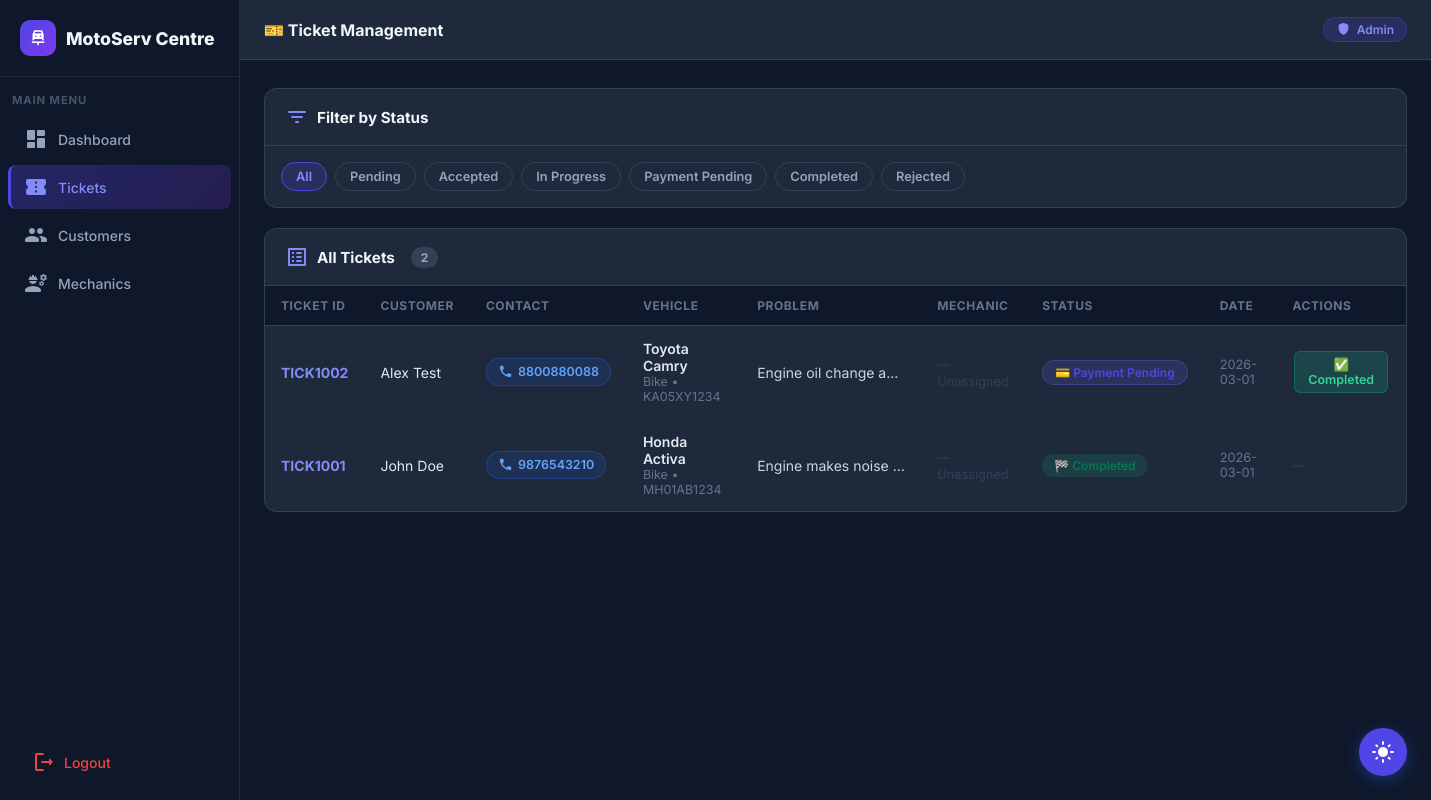
/admin/tickets (signed in), run on an earlier commit of the app's database.
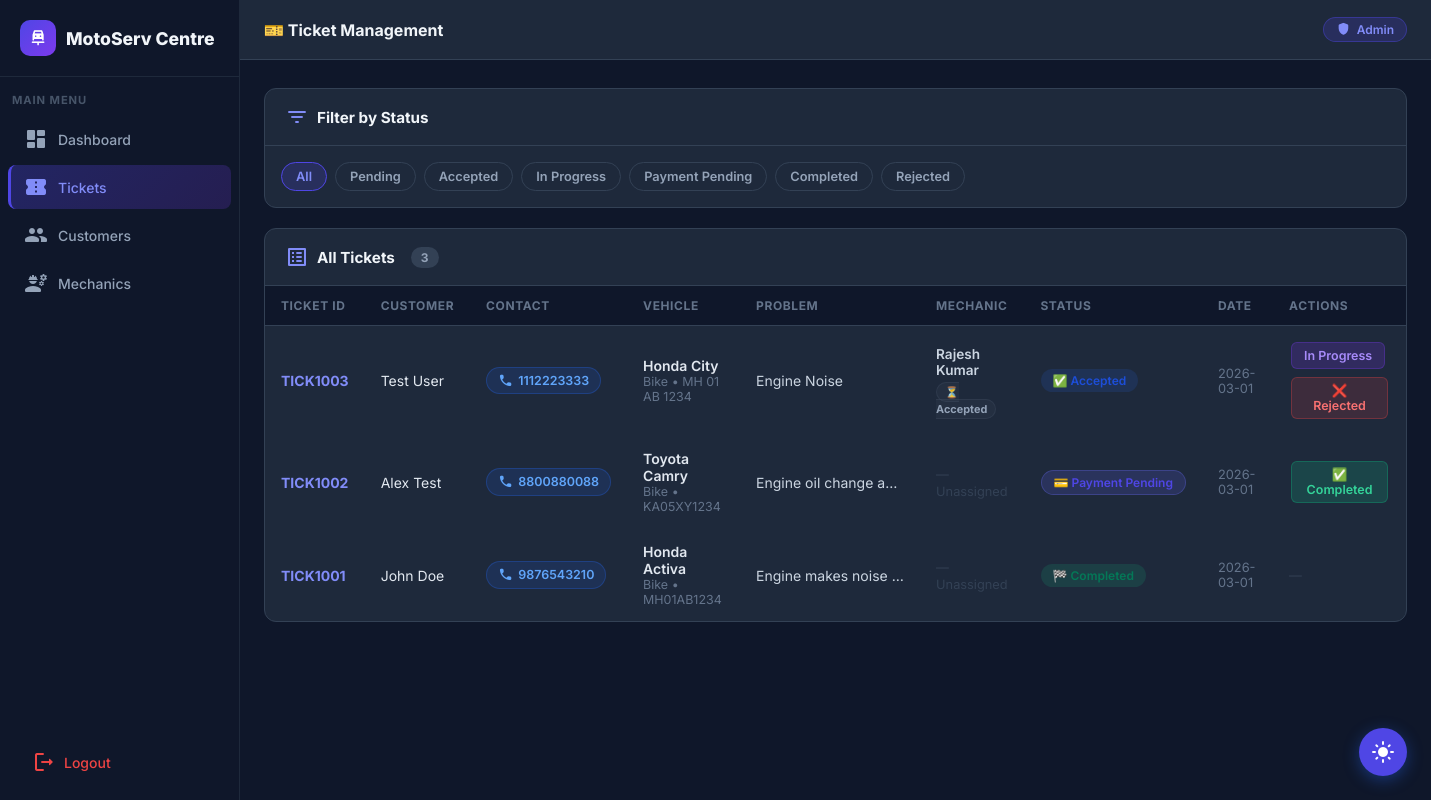
And on a later commit of the database.
### tables this page shows
CREATE TABLE bookings (
            id             INTEGER PRIMARY KEY AUTOINCREMENT,
            ticket_id      TEXT    NOT NULL UNIQUE,
            customer_id    INTEGER NOT NULL,
            vehicle_name   TEXT    NOT NULL,
            vehicle_type   TEXT    NOT NULL,
            vehicle_number TEXT    NOT NULL,
            model          TEXT    NOT NULL,
            body_type      TEXT    NOT NULL,
            model_year     TEXT    NOT NULL,
            problem        TEXT    NOT NULL,
            status         TEXT    NOT NULL DEFAULT 'Pending',
            preferred_date TEXT    NOT NULL,
            created_at     TEXT    NOT NULL,
            updated_at     TEXT, payment_method TEXT DEFAULT '', mechanic_id INTEGER REFERENCES mechanics(id), work_status TEXT DEFAULT '',
            FOREIGN KEY (customer_id) REFERENCES customers(id)
        );

CREATE TABLE customers (
            id       INTEGER PRIMARY KEY AUTOINCREMENT,
            name     TEXT    NOT NULL,
            phone    TEXT    NOT NULL UNIQUE,
            password TEXT    NOT NULL
        , email TEXT DEFAULT '');

CREATE TABLE mechanics (
            id                INTEGER PRIMARY KEY AUTOINCREMENT,
            name              TEXT    NOT NULL,
            phone             TEXT    NOT NULL UNIQUE,
            experience_years  INTEGER NOT NULL DEFAULT 0,
            specialization    TEXT    NOT NULL DEFAULT 'General',
            status            TEXT    NOT NULL DEFAULT 'Active'
        );

### admin.py (the view)
@admin_bp.route("/tickets")
@admin_required
def admin_tickets():
    status_filter = request.args.get("status", "")
    conn = get_db()
    if status_filter:
        bookings = conn.execute("""
            SELECT b.*, c.name as customer_name, c.phone as customer_phone,
                   m.name as mechanic_name
            FROM bookings b
            JOIN customers c ON b.customer_id=c.id
            LEFT JOIN mechanics m ON b.mechanic_id=m.id
            WHERE b.status=? ORDER BY b.created_at DESC
        """, (status_filter,)).fetchall()
    else:
        bookings = conn.execute("""
            SELECT b.*, c.name as customer_name, c.phone as customer_phone,
                   m.name as mechanic_name
            FROM bookings b
            JOIN customers c ON b.customer_id=c.id
            LEFT JOIN mechanics m ON b.mechanic_id=m.id
            ORDER BY b.created_at DESC
        """).fetchall()
    mechanics = get_mechanics_with_task_count(conn)
    conn.close()
    return render_template("admin_tickets.html", bookings=bookings,
                           status_filter=status_filter, status_flow=STATUS_FLOW,
                           mechanics=mechanics)

### admin.py (called while the page is built)
def get_db():
    conn = sqlite3.connect(DB_PATH, timeout=10)
    conn.row_factory = sqlite3.Row
    return conn

def admin_required(f):
    from functools import wraps
    @wraps(f)
    def decorated(*args, **kwargs):
        if not session.get("is_admin"):
            flash("Admin access required.", "warning")
            return redirect(url_for("admin.admin_login"))
        return f(*args, **kwargs)
    return decorated

def get_mechanics_with_task_count(conn):
    return conn.execute("""
        SELECT m.*,
               COUNT(b.id) as task_count
        FROM mechanics m
        LEFT JOIN bookings b ON b.mechanic_id = m.id
            AND b.status IN ('Accepted','In Progress')
        WHERE m.status = 'Active'
        GROUP BY m.id
        ORDER BY m.name
    """).fetchall()

### templates/admin_tickets.html (shortened to what the changed rows need)
{% extends "base.html" %}
{% block body %}
<div class="admin-layout">
    <main class="admin-main">
        <div class="admin-topbar">
            <h2>🎫 Ticket Management</h2>
        </div>
        <div class="admin-content">
            <div class="admin-card fade-up">
                <div style="padding:16px;display:flex;gap:8px;flex-wrap:wrap">
                    <a href="{{ url_for('admin.admin_tickets') }}"
                        class="filter-tab {% if not status_filter %}active{% endif %}">All</a>
                    {% for s in ['Pending','Accepted','In Progress','Payment Pending','Completed','Rejected'] %}
                    <a href="{{ url_for('admin.admin_tickets', status=s) }}"
                        class="filter-tab {% if status_filter==s %}active{% endif %}">{{ s }}</a>
                    {% endfor %}
                </div>
            </div>
            <div class="admin-card fade-up">
                <div class="admin-card-header">
                    <h3><span class="material-icons-round" style="color:#818CF8">list_alt</span>
                        {% if status_filter %}{{ status_filter }}{% else %}All{% endif %} Tickets
                        <span
                            style="background:#334155;color:#94A3B8;border-radius:20px;font-size:.75rem;padding:3px 10px;margin-left:8px">{{
                            bookings|length }}</span>
                    </h3>
                </div>
                {% if bookings %}
                <div style="overflow-x:auto">
                    <table class="admin-table">
                        <thead>
                            <tr>
                                <th>Ticket ID</th>
                                <th>Customer</th>
                                <th>Contact</th>
                                <th>Vehicle</th>
                                <th>Problem</th>
                                <th>Mechanic</th>
                                <th>Status</th>
                                <th>Date</th>
                                <th>Actions</th>
                            </tr>
                        </thead>
                        <tbody>
                            {% for b in bookings %}
                            <tr>
                                <td><strong style="color:#818CF8">{{ b.ticket_id }}</strong></td>
                                <td style="color:#E2E8F0">{{ b.customer_name }}</td>
                                <td>
                                    <a href="tel:{{ b.customer_phone }}" style="display:inline-flex;align-items:center;gap:5px;padding:5px 11px;
                                        border-radius:20px;background:rgba(37,99,235,.15);color:#60A5FA;
                                        text-decoration:none;font-size:.78rem;font-weight:600;
                                        border:1px solid rgba(37,99,235,.3);transition:all .2s"
                                        onmouseover="this.style.background='rgba(37,99,235,.3)'"
                                        onmouseout="this.style.background='rgba(37,99,235,.15)'">
                                        <span class="material-icons-round" style="font-size:.95rem">call</span>
                                        {{ b.customer_phone }}
                                    </a>
                                </td>
                                <td>
                                    <div style="font-weight:600;color:#E2E8F0">{{ b.vehicle_name }}</div>
                                    <div style="font-size:.78rem;color:#64748B">{{ b.vehicle_type }} &bull; {{
                                        b.vehicle_number }}</div>
                                </td>
                                <td style="max-width:180px">
                                    <div style="overflow:hidden;text-overflow:ellipsis;white-space:nowrap;color:#CBD5E1"
                                        title="{{ b.problem }}">
                                        {{ b.problem }}
                                    </div>
                                </td>
                                <td>
                                    {% if b.mechanic_name %}
                                    <div style="font-weight:600;color:#CBD5E1;font-size:.85rem">{{ b.mechanic_name }}
                                    </div>
                                    {% if b.work_status %}
                                    <div style="margin-top:4px">
                                        {% if b.work_status == 'Ready for Billing' %}
                                        <span
                                            style="background:rgba(245,158,11,.15);color:#FBBF24;border:1px solid rgba(245,158,11,.3);border-radius:12px;font-size:.68rem;padding:2px 8px;font-weight:700">⚡
                                            Ready for Billing</span>
                                        {% elif b.work_status == 'In Progress' %}
                                        <span
                                            style="background:rgba(124,58,237,.15);color:#A78BFA;border:1px solid rgba(124,58,237,.3);border-radius:12px;font-size:.68rem;padding:2px 8px;font-weight:700">🔧
                                            In Progress</span>
                                        {% else %}
                                        <span
                                            style="background:rgba(71,85,105,.15);color:#94A3B8;border:1px solid rgba(71,85,105,.3);border-radius:12px;font-size:.68rem;padding:2px 8px;font-weight:700">⏳
                                            {{ b.work_status }}</span>
                                        {% endif %}
                                    </div>
                                    {% endif %}
                                    {% else %}
                                    <span style="color:#334155;font-size:.8rem">— Unassigned</span>
                                    {% endif %}
                                </td>
                                <td>
                                    {% include "_badge.html" %}
                                </td>
                                <td style="color:#64748B;font-size:.8rem">{{ b.created_at[:10] }}</td>
                                <td>
                                    <div style="display:flex;gap:4px;flex-wrap:wrap">
                                        {% if b.status == 'Pending' %}
                                        <button type="button" class="flow-btn flow-btn-accept"
                                            onclick="openAssignModal({{ b.id }}, '{{ b.ticket_id }}')">
                                            👤 Accept &amp; Assign
                                        </button>
                                        <form method="POST"
                                            action="{{ url_for('admin.update_status', booking_id=b.id) }}"
                                            style="display:inline"
                                            onsubmit="return confirm('Reject ticket {{ b.ticket_id }}? This cannot be undone.')">
                                            <input type="hidden" name="new_status" value="Rejected" />
                                            <button type="submit" class="flow-btn flow-btn-reject">❌ Reject</button>
                                        </form>
                                        {% else %}
                                        {% set allowed = status_flow.get(b.status, []) %}
                                        {% for next_status in allowed %}
                                        <form method="POST"
                                            action="{{ url_for('admin.update_status', booking_id=b.id) }}"
                                            style="display:inline"
                                            onsubmit="return confirmAction('{{ next_status }}','{{ b.payment_method or '' }}')">
                                            <button type="submit" class="flow-btn
                              {% if next_status=='In Progress' %}flow-btn-progress
                              {% elif next_status=='Completed' %}flow-btn-complete
                              {% elif next_status=='Payment Pending' %}flow-btn-bill
                              {% elif next_status=='Rejected' %}flow-btn-reject{% endif %}">
                                                {% if next_status=='Completed' %}✅{% elif next_status=='Rejected' %}❌{%
                                                elif next_status=='Payment Pending' %}💳{% endif %}
                                                {{ next_status }}
                                            </button>
                                        </form>
                                        {% endfor %}
                                        {% if not allowed and b.status not in ['In Progress', 'Pending'] %}
                                        <span style="color:#334155;font-size:.8rem">—</span>
                                        {% endif %}
                                        {% endif %}
                                    </div>
                                </td>
                            </tr>
                            {% endfor %}
                        </tbody>
                    </table>
                </div>
                {% else %}
                <div class="empty-state" style="color:#64748B;padding:60px">
                    <span class="material-icons-round" style="color:#334155">confirmation_number</span>
                    <p>No tickets found{% if status_filter %} with status "{{ status_filter }}"{% endif %}.</p>
                </div>
                {% endif %}
            </div>
        </div>
    </main>
</div>
{% endblock %}

### templates/_badge.html
{% set s = b.status %}
{% if s == 'Pending' %}
<span class="badge badge-pending">⏳ Pending</span>
{% elif s == 'Accepted' %}
<span class="badge badge-accepted">✅ Accepted</span>
{% elif s == 'In Progress' %}
<span class="badge badge-progress">🔧 In Progress</span>
{% elif s == 'Payment Pending' %}
<span class="badge badge-payment">💳 Payment Pending</span>
{% elif s == 'Completed' %}
<span class="badge badge-completed">🏁 Completed</span>
{% elif s == 'Rejected' %}
<span class="badge badge-rejected">❌ Rejected</span>
{% else %}
<span class="badge">{{ s }}</span>
{% endif %}

What changed in the data, as far as the page shows it:
added bookings: ticket_id "TICK1003", customer_name "Test User", customer_phone "1112223333", vehicle_name "Honda City", vehicle_type "Bike", vehicle_number "MH 01 AB 1234", problem "Engine Noise", mechanic_name "Rajesh Kumar", work_status "Accepted", status "✅ Accepted", created_at "2026-03-01", allowed "In Progress" "Rejected"
Also different on the page:
{{ bookings|length }}: "2" → "3"
